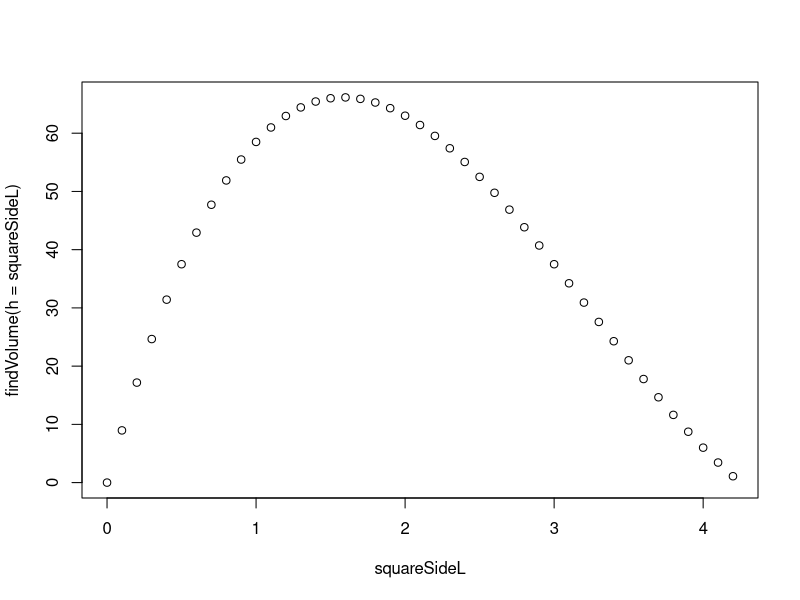
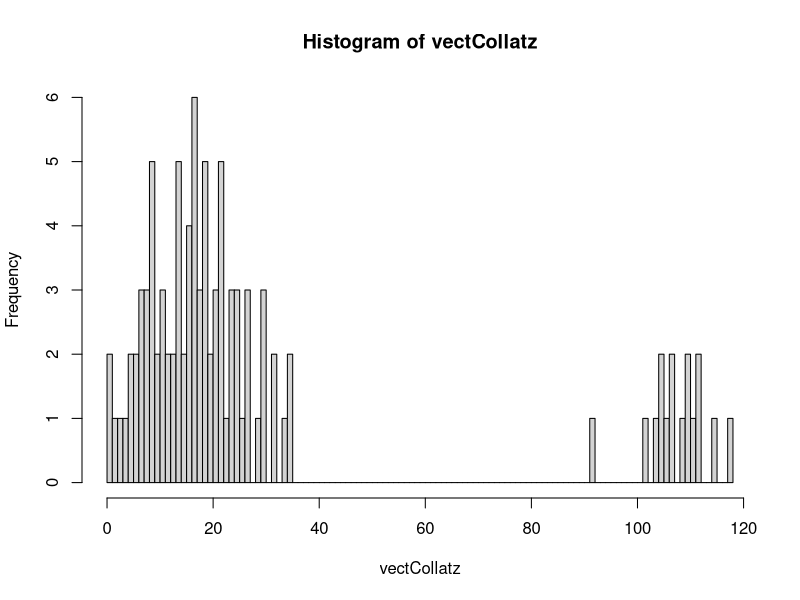

Here is the R script that generated these plots, in order:
# needs ----
## Length = 11 inches
## Width = 8.5 inches
## Height = (variable s or side length of square)

#Volume Function ----
findVolume <- function(len = 11, wid = 8.5, h){
  v <- (len-2*h)*(wid-2*h)*h
  return(v)
}

#Graphing Volume----
squareSideL <- seq(0,8.5/1.999999,0.1)
plot(squareSideL, findVolume(h = squareSideL))


#Max Value and Index----
maxVal <- max(findVolume(h = squareSideL))

#Collatz Conjecture----
collatzEven <- function(n){
  x <- n/2
  return(x)
}
collatzOdd <- function(n){
  x <- 3*n+1
  return(x)
}
collatzStoppingTime <- function(n, counter = 0){
  counter <- counter + 1
  if(n == 1){
    counter <- counter - 1
    return(counter)
  }
  else if(n%%2 == 0){
    collatzStoppingTime(collatzEven(n), counter)
  }
  else{
    collatzStoppingTime(collatzOdd(n), counter)
  }
  
}

?sapply
?hist
?Vectorize
vectCollatz <- sapply(1:100, collatzStoppingTime)
hist(vectCollatz, breaks = 100)
